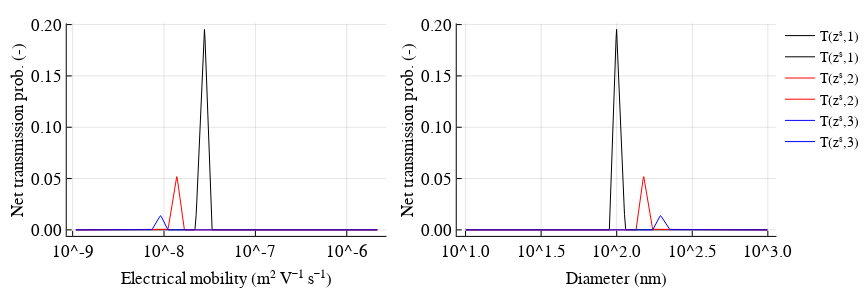

This figure's notebook cell:
### Markdown cell above
### Step 3. Overall Transmission Function 
The diffusional transmission filter computes the penetration efficiency as a function of diameter and number of charges k. Note that the diameters ```δ.Dp``` map directly to the mobility vector ```Z``` assuming k = 1 charge (i.e. ```Dp = ztod(Λ,1,Z)```).

### Code cell
T = (zˢ,k,Λ,δ) -> δ.Ω(Λ,δ.Z,zˢ/k).*δ.Tc(k,δ.Dp).*δ.Tl(Λ,δ.Dp);  # DMA Transmission (Notebook 2)
p1 = plot(δ.Z, T(zˢ,1,Λ,δ) , xaxis = :log10,label = "T(zˢ,1)", color = :black,
    xlabel = "Electrical mobility (m² V⁻¹ s⁻¹)", ylabel = "Net transmission prob. (-)")
p1 = plot!(δ.Z, T(zˢ,2,Λ,δ), xaxis = :log10, label = "T(zˢ,2)",  color = :red)
p1 = plot!(δ.Z, T(zˢ,3,Λ,δ), xaxis = :log10, label = "T(zˢ,3)",  color = :blue)

p2 = plot(δ.Dp, T(zˢ,1,Λ,δ), xaxis = :log10, label = "T(zˢ,1)", color = :black,
    xlabel = "Diameter (nm)", ylabel = "Net transmission prob. (-)")
p2 = plot!(δ.Dp, T(zˢ,2,Λ,δ), xaxis = :log10, label = "T(zˢ,2)",  color = :red)
p2 = plot!(δ.Dp, T(zˢ,3,Λ,δ), xaxis = :log10, label = "T(zˢ,3)",  color = :blue)

plot(p1,p2, grid = (2,1), fmt = :svg)

### Figure 1 — Plotly figure (JSON) as saved in the notebook; plotly's stock layout.template omitted (floating-point values rounded to 4 significant figures; data arrays with more than 128 entries replaced by an {"elided": "..."} marker saying what was removed)
{"data": [{"colorbar": {"title": ""}, "hoverinfo": "text", "legendgroup": "T(zˢ,1)", "line": {"color": "rgba(0, 0, 0, 1.000)", "dash": "solid", "shape": "linear", "width": 1}, "mode": "lines", "name": "T(zˢ,1)", "showlegend": true, "text": {"elided": "512 null values"}, "type": "scatter", "x": {"elided": "512 float values"}, "xaxis": "x1", "y": {"elided": "512 float values"}, "yaxis": "y1", "zmax": 0.1, "zmin": -0.1}, {"colorbar": {"title": ""}, "hoverinfo": "text", "legendgroup": "T(zˢ,2)", "line": {"color": "rgba(255, 0, 0, 1.000)", "dash": "solid", "shape": "linear", "width": 1}, "mode": "lines", "name": "T(zˢ,2)", "showlegend": true, "text": {"elided": "512 null values"}, "type": "scatter", "x": {"elided": "512 float values"}, "xaxis": "x1", "y": {"elided": "512 float values"}, "yaxis": "y1", "zmax": 0.1, "zmin": -0.1}, {"colorbar": {"title": ""}, "hoverinfo": "text", "legendgroup": "T(zˢ,3)", "line": {"color": "rgba(0, 0, 255, 1.000)", "dash": "solid", "shape": "linear", "width": 1}, "mode": "lines", "name": "T(zˢ,3)", "showlegend": true, "text": {"elided": "512 null values"}, "type": "scatter", "x": {"elided": "512 float values"}, "xaxis": "x1", "y": {"elided": "512 float values"}, "yaxis": "y1", "zmax": 0.1, "zmin": -0.1}, {"colorbar": {"title": ""}, "hoverinfo": "text", "legendgroup": "T(zˢ,1)", "line": {"color": "rgba(0, 0, 0, 1.000)", "dash": "solid", "shape": "linear", "width": 1}, "mode": "lines", "name": "T(zˢ,1)", "showlegend": true, "text": {"elided": "512 null values"}, "type": "scatter", "x": {"elided": "512 float values"}, "xaxis": "x2", "y": {"elided": "512 float values"}, "yaxis": "y2", "zmax": 0.1, "zmin": -0.1}, {"colorbar": {"title": ""}, "hoverinfo": "text", "legendgroup": "T(zˢ,2)", "line": {"color": "rgba(255, 0, 0, 1.000)", "dash": "solid", "shape": "linear", "width": 1}, "mode": "lines", "name": "T(zˢ,2)", "showlegend": true, "text": {"elided": "512 null values"}, "type": "scatter", "x": {"elided": "512 float values"}, "xaxis": "x2", "y": {"elided": "512 float values"}, "yaxis": "y2", "zmax": 0.1, "zmin": -0.1}, {"colorbar": {"title": ""}, "hoverinfo": "text", "legendgroup": "T(zˢ,3)", "line": {"color": "rgba(0, 0, 255, 1.000)", "dash": "solid", "shape": "linear", "width": 1}, "mode": "lines", "name": "T(zˢ,3)", "showlegend": true, "text": {"elided": "512 null values"}, "type": "scatter", "x": {"elided": "512 float values"}, "xaxis": "x2", "y": {"elided": "512 float values"}, "yaxis": "y2", "zmax": 0.1, "zmin": -0.1}], "layout": {"annotations": [], "height": 288, "legend": {"bgcolor": "rgba(255, 255, 255, 1.000)", "bordercolor": "rgba(0, 0, 0, 1.000)", "font": {"color": "rgba(0, 0, 0, 1.000)", "family": "Nimbus Sans L", "size": 14}, "tracegroupgap": 0, "x": 1, "y": 1}, "margin": {"b": 20, "l": 0, "r": 0, "t": 20}, "paper_bgcolor": "rgba(255, 255, 255, 1.000)", "plot_bgcolor": "rgba(255, 255, 255, 1.000)", "showlegend": true, "width": 864, "xaxis1": {"anchor": "y1", "domain": [0.08558, 0.4954], "gridcolor": "rgba(0, 0, 0, 0.100)", "gridwidth": 1, "linecolor": "rgba(0, 0, 0, 1.000)", "mirror": false, "range": [-9.065, -5.566], "showgrid": true, "showline": true, "showticklabels": true, "tickangle": 0, "tickcolor": "rgb(0, 0, 0)", "tickfont": {"color": "rgba(0, 0, 0, 1.000)", "family": "Nimbus Sans L", "size": 17}, "tickmode": "array", "ticks": "inside", "ticktext": ["10^-9", "10^-8", "10^-7", "10^-6"], "tickvals": [1e-09, 1e-08, 1e-07, 1e-06], "title": "Electrical mobility (m² V⁻¹ s⁻¹)", "titlefont": {"color": "rgba(0, 0, 0, 1.000)", "family": "Nimbus Sans L", "size": 17}, "type": "log", "visible": true, "zeroline": false, "zerolinecolor": "rgba(0, 0, 0, 1.000)"}, "xaxis2": {"anchor": "y2", "domain": [0.5856, 0.9954], "gridcolor": "rgba(0, 0, 0, 0.100)", "gridwidth": 1, "linecolor": "rgba(0, 0, 0, 1.000)", "mirror": false, "range": [0.9418, 3.057], "showgrid": true, "showline": true, "showticklabels": true, "tickangle": 0, "tickcolor": "rgb(0, 0, 0)", "tickfont": {"color": "rgba(0, 0, 0, 1.000)", "family": "Nimbus Sans L", "size": 17}, "tickmode": "array", "ticks": "inside", "ticktext": ["10^1.0", "10^1.5", "10^2.0", "10^2.5", "10^3.0"], "tickvals": [10, 31.62, 100, 316.2, 1000], "title": "Diameter (nm)", "titlefont": {"color": "rgba(0, 0, 0, 1.000)", "family": "Nimbus Sans L", "size": 17}, "type": "log", "visible": true, "zeroline": false, "zerolinecolor": "rgba(0, 0, 0, 1.000)"}, "yaxis1": {"anchor": "x1", "domain": [0.1294, 0.9863], "gridcolor": "rgba(0, 0, 0, 0.100)", "gridwidth": 1, "linecolor": "rgba(0, 0, 0, 1.000)", "mirror": false, "range": [-0.005859, 0.2012], "showgrid": true, "showline": true, "showticklabels": true, "tickangle": 0, "tickcolor": "rgb(0, 0, 0)", "tickfont": {"color": "rgba(0, 0, 0, 1.000)", "family": "Nimbus Sans L", "size": 17}, "tickmode": "array", "ticks": "inside", "ticktext": ["0.00", "0.05", "0.10", "0.15", "0.20"], "tickvals": [0, 0.05, 0.1, 0.15, 0.2], "title": "Net transmission prob. (-)", "titlefont": {"color": "rgba(0, 0, 0, 1.000)", "family": "Nimbus Sans L", "size": 17}, "type": "-", "visible": true, "zeroline": false, "zerolinecolor": "rgba(0, 0, 0, 1.000)"}, "yaxis2": {"anchor": "x2", "domain": [0.1294, 0.9863], "gridcolor": "rgba(0, 0, 0, 0.100)", "gridwidth": 1, "linecolor": "rgba(0, 0, 0, 1.000)", "mirror": false, "range": [-0.005859, 0.2012], "showgrid": true, "showline": true, "showticklabels": true, "tickangle": 0, "tickcolor": "rgb(0, 0, 0)", "tickfont": {"color": "rgba(0, 0, 0, 1.000)", "family": "Nimbus Sans L", "size": 17}, "tickmode": "array", "ticks": "inside", "ticktext": ["0.00", "0.05", "0.10", "0.15", "0.20"], "tickvals": [0, 0.05, 0.1, 0.15, 0.2], "title": "Net transmission prob. (-)", "titlefont": {"color": "rgba(0, 0, 0, 1.000)", "family": "Nimbus Sans L", "size": 17}, "type": "-", "visible": true, "zeroline": false, "zerolinecolor": "rgba(0, 0, 0, 1.000)"}}}
